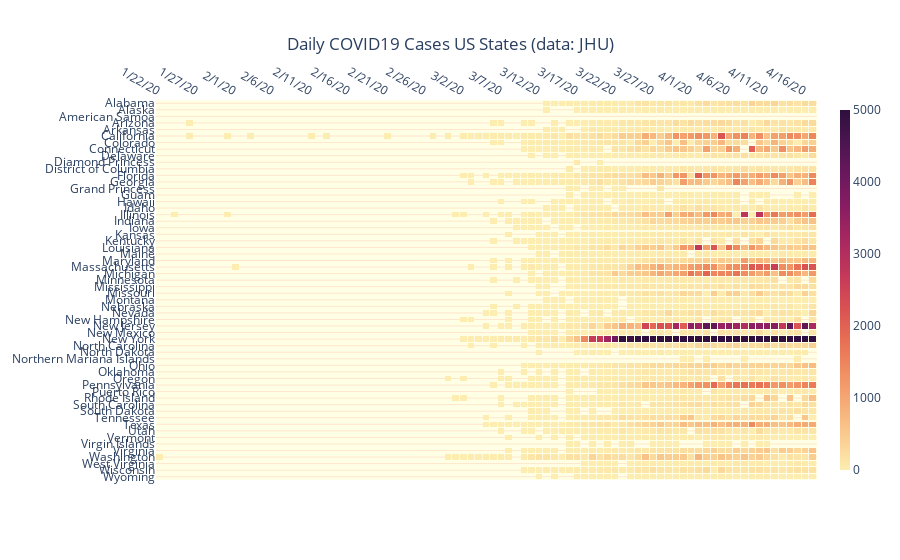

Notebook cell for this chart:
### Code cell
import plotly.graph_objects as go
import datetime
import numpy as np

z=values
x=dates
y=values.index #the sates

d=US_States_daily_d #deaths for the tooltip:.3f
f=US_States_daily_d
customdata = np.dstack((d, f))

fig = go.Figure(data=go.Heatmap(
        z=z,
        x=x,
        y=y,
        customdata=np.dstack((d, f)),
        hovertemplate='State: %{y}<br>Confirmed: <b> %{z:,.0f} </b> <br>Deaths: <b> %{customdata[0]:,.0f} </b> <extra></extra>',
        colorscale='matter',
        xgap=1,
        ygap=12,
        zmin=0,
        zmid=2500,
        zmax=5000,
        colorbar=dict(thickness=10),
        connectgaps=False,    
               )
        )

fig.update_layout(
    title=dict(text='Daily COVID19 Cases US States (data: JHU)', x=0.5),
    xaxis_nticks=18,
    yaxis_nticks=60,
    height=1800,
    paper_bgcolor='white', 
    plot_bgcolor='#ffffe6',
    hovermode="x unified",
    hoverlabel=dict(
                bgcolor="white", 
                font_size=16, 
                font_family="Arial",
                bordercolor='#b3b3b3'),
    dragmode=False) #disable panning so mobile apps can receive pinch to zoom events

fig.update_xaxes(side='top', fixedrange=True, 
                 showgrid=False,
                 spikethickness=0.4,
                 spikedash='solid',)

fig.update_yaxes(gridcolor='#ffe6cc')

fig.show(displayModeBar=False)
    
import plotly.io as pio
pio.write_html(fig, file='Index.html', auto_open=True)

### Figure 1 — Plotly figure (JSON) as saved in the notebook; plotly's stock layout.template omitted (floating-point values rounded to 4 significant figures; data arrays with more than 128 entries replaced by an {"elided": "..."} marker saying what was removed)
{"data": [{"colorbar": {"thickness": 10}, "colorscale": [[0, "rgb(253, 237, 176)"], [0.09091, "rgb(250, 205, 145)"], [0.1818, "rgb(246, 173, 119)"], [0.2727, "rgb(240, 142, 98)"], [0.3636, "rgb(231, 109, 84)"], [0.4545, "rgb(216, 80, 83)"], [0.5455, "rgb(195, 56, 90)"], [0.6364, "rgb(168, 40, 96)"], [0.7273, "rgb(138, 29, 99)"], [0.8182, "rgb(107, 24, 93)"], [0.9091, "rgb(76, 21, 80)"], [1, "rgb(47, 15, 61)"]], "connectgaps": false, "customdata": {"elided": "58x87x2 int values"}, "hovertemplate": "State: %{y}<br>Confirmed: <b> %{z:,.0f} </b> <br>Deaths: <b> %{customdata[0]:,.0f} </b> <extra></extra>", "type": "heatmap", "x": ["1/22/20", "1/23/20", "1/24/20", "1/25/20", "1/26/20", "1/27/20", "1/28/20", "1/29/20", "1/30/20", "1/31/20", "2/1/20", "2/2/20", "2/3/20", "2/4/20", "2/5/20", "2/6/20", "2/7/20", "2/8/20", "2/9/20", "2/10/20", "2/11/20", "2/12/20", "2/13/20", "2/14/20", "2/15/20", "2/16/20", "2/17/20", "2/18/20", "2/19/20", "2/20/20", "2/21/20", "2/22/20", "2/23/20", "2/24/20", "2/25/20", "2/26/20", "2/27/20", "2/28/20", "2/29/20", "3/1/20", "3/2/20", "3/3/20", "3/4/20", "3/5/20", "3/6/20", "3/7/20", "3/8/20", "3/9/20", "3/10/20", "3/11/20", "3/12/20", "3/13/20", "3/14/20", "3/15/20", "3/16/20", "3/17/20", "3/18/20", "3/19/20", "3/20/20", "3/21/20", "3/22/20", "3/23/20", "3/24/20", "3/25/20", "3/26/20", "3/27/20", "3/28/20", "3/29/20", "3/30/20", "3/31/20", "4/1/20", "4/2/20", "4/3/20", "4/4/20", "4/5/20", "4/6/20", "4/7/20", "4/8/20", "4/9/20", "4/10/20", "4/11/20", "4/12/20", "4/13/20", "4/14/20", "4/15/20", "4/16/20", "4/17/20"], "xgap": 1, "y": ["Wyoming", "Wisconsin", "West Virginia", "Washington", "Virginia", "Virgin Islands", "Vermont", "Utah", "Texas", "Tennessee", "South Dakota", "South Carolina", "Rhode Island", "Puerto Rico", "Pennsylvania", "Oregon", "Oklahoma", "Ohio", "Northern Mariana Islands", "North Dakota", "North Carolina", "New York", "New Mexico", "New Jersey", "New Hampshire", "Nevada", "Nebraska", "Montana", "Missouri", "Mississippi", "Minnesota", "Michigan", "Massachusetts", "Maryland", "Maine", "Louisiana", "Kentucky", "Kansas", "Iowa", "Indiana", "Illinois", "Idaho", "Hawaii", "Guam", "Grand Princess", "Georgia", "Florida", "District of Columbia", "Diamond Princess", "Delaware", "Connecticut", "Colorado", "California", "Arkansas", "Arizona", "American Samoa", "Alaska", "Alabama"], "ygap": 12, "z": {"elided": "58x87 int values"}, "zmax": 5000, "zmid": 2500, "zmin": 0}], "layout": {"autosize": true, "dragmode": false, "hoverlabel": {"bgcolor": "white", "bordercolor": "#b3b3b3", "font": {"family": "Arial", "size": 16}}, "hovermode": "x unified", "paper_bgcolor": "white", "plot_bgcolor": "#ffffe6", "title": {"text": "Daily COVID19 Cases US States (data: JHU)", "x": 0.5}, "xaxis": {"autorange": true, "fixedrange": true, "nticks": 18, "range": [-0.5, 86.5], "showgrid": false, "side": "top", "spikedash": "solid", "spikethickness": 0.4, "type": "category"}, "yaxis": {"autorange": true, "gridcolor": "#ffe6cc", "nticks": 60, "range": [-0.5, 57.5], "type": "category"}}}
